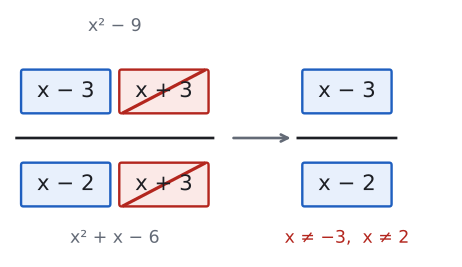

Reproduce this figure in Python.
import sys; sys.path.insert(0, "tools")
from cizim import *

# (x² − 9)/(x² + x − 6): pay ve payda çarpan kutularına ayrılır, ortak kutu sadeleşir.
fig, ax = sekil(6, 3.4)
ax.axis("off")
ax.set_xlim(0, 10); ax.set_ylim(0, 5.4)

def kutu(x, y, yazi, renk, zemin):
    ax.add_patch(patches.FancyBboxPatch((x - 0.95, y - 0.42), 1.9, 0.84, boxstyle="round,pad=0.05",
                                        facecolor=zemin, edgecolor=renk, lw=1.8))
    ax.text(x, y, yazi, ha="center", va="center", fontsize=16, color=YAZI)

# kesir: pay üstte, payda altta
kutu(1.3, 3.6, "x − 3", MAVI, MAVI_ACIK)
kutu(3.5, 3.6, "x + 3", KIRMIZI, KIRMIZI_ACIK)
kutu(1.3, 1.6, "x − 2", MAVI, MAVI_ACIK)
kutu(3.5, 1.6, "x + 3", KIRMIZI, KIRMIZI_ACIK)
ax.plot([0.2, 4.6], [2.6, 2.6], color=YAZI, lw=2)
# ortak çarpanların üstü çizilir
for y in (3.6, 1.6):
    ax.plot([2.6, 4.4], [y - 0.45, y + 0.45], color=KIRMIZI, lw=2.4)
ax.annotate("", xy=(6.4, 2.6), xytext=(5.0, 2.6), arrowprops=dict(arrowstyle="->", color=SOLUK, lw=2))
kutu(7.6, 3.6, "x − 3", MAVI, MAVI_ACIK)
kutu(7.6, 1.6, "x − 2", MAVI, MAVI_ACIK)
ax.plot([6.5, 8.7], [2.6, 2.6], color=YAZI, lw=2)
ax.text(2.4, 4.9, "x² − 9", ha="center", fontsize=13, color=SOLUK)
ax.text(2.4, 0.35, "x² + x − 6", ha="center", fontsize=13, color=SOLUK)
ax.text(7.6, 0.35, "x ≠ −3,  x ≠ 2", ha="center", fontsize=13, color=KIRMIZI)
kaydet(fig, __file__)
